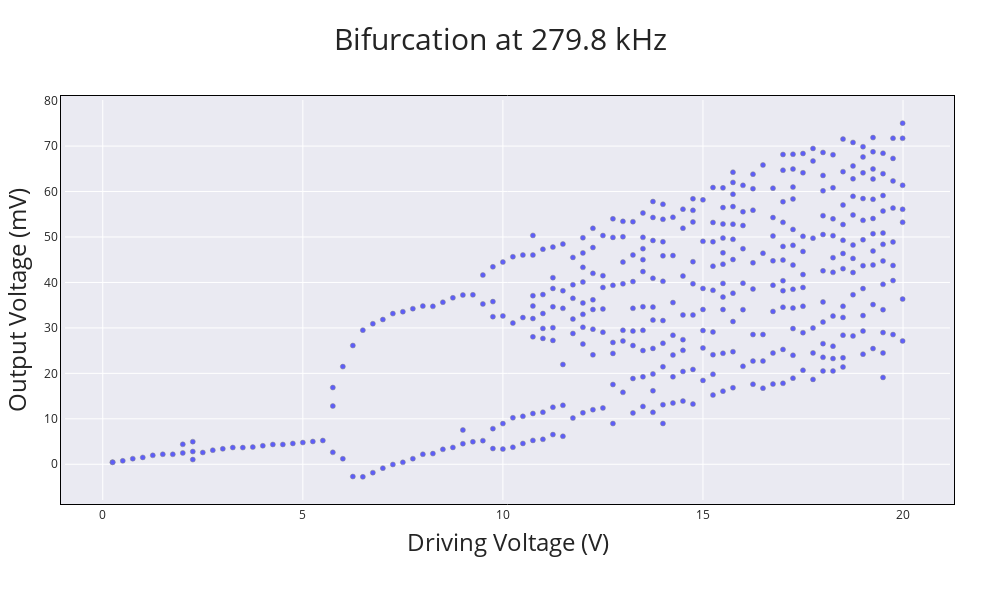

Notebook cell for this chart:
### Markdown cell above
# Bifurcation
- Plot for different thresholds (when we take two peaks as separate)
- this has an adaptive threshold given it goes haywire after 12 ish

** You can play around with this list. We will probably go with the [1, 2, 2, 3]**

### Code cell
# diff_l = [ [0.5, 1, 2, 2], [ 1, 2, 2, 3], [1.5, 3,5,5] , [1,1,1,1]]
diff_l = [ [0.5, 1, 2, 2] ]
i=0
for dist_list in diff_l: 
    results = run_all(file_path_ls,file_path_ls_2, folders, difference_list=dist_list)
    # results
    keys, vals , vals_len= [], [], []
    for k in results.keys():
        keys.append(float(k))
        vals.append(results.get(k))
        vals_len.append(len(results.get(k)))
    
    plt_lsx = []
    for j in range(len(vals)):
        ls = [vals[j][i] for i in range(len(vals[j])) ]
        for k in range(len(ls)):
            plt_lsx.append([float(keys[j]), ls[k]])

    x_axis = [i[0] for i in plt_lsx]  
    y_axis = np.asarray([i[1] for i in plt_lsx] ) 

    trace1 = go.Scatter(
        x = x_axis,
        y = y_axis,
        mode='markers ',   # scatter mode (more in UG section 1)
        opacity = .6,
        marker = dict(size = 5, color = 'blue', line=dict(width=0.5))
        )
    data = [trace1]

    layout = go.Layout(
        autosize=False,
        width=750,
        height=500,

        xaxis= go.layout.XAxis(linecolor = 'black',
                            linewidth = 1,
                            mirror = True,
                            titlefont=dict(size=12, color='red')),

        yaxis= go.layout.YAxis(linecolor = 'black',
                            linewidth = 1,
                            mirror = True,
                            titlefont=dict(size=300)),

        margin=go.layout.Margin(
            l=50,
            r=50,
            b=100,
            t=100,
            pad = 4
        )
    )
    fig = go.Figure(data=data, layout=layout)
    # fig.update_layout(title= 'threshold =' + str(dist_list) )
    fig.update_layout(yaxis_title="Output Voltage (mV)", xaxis_title="Driving Voltage (V)")

    fig.update_layout(width=1000,height=600)  
    fig.update_layout(title= 'Bifurcation at 279.8 kHz')
    fig.update_layout(title_font=dict(size=30))
    fig.update_xaxes(titlefont = dict(size = 24))
    fig.update_yaxes(titlefont = dict(size = 24))



    i = i+1
    # fig.write_image("Bifurcation{}.png".format(i))
    fig.write_image("everettBifurcation{}.png".format(i))
    fig.show()

### Figure 1 — Plotly figure (JSON) as saved in the notebook; plotly's stock layout.template omitted (floating-point values rounded to 4 significant figures; data arrays with more than 128 entries replaced by an {"elided": "..."} marker saying what was removed)
{"data": [{"marker": {"color": "blue", "line": {"width": 0.5}, "size": 5}, "mode": "markers", "opacity": 0.6, "type": "scatter", "x": {"elided": "407 float values"}, "y": {"elided": "407 float values"}}], "layout": {"autosize": false, "height": 600, "margin": {"b": 100, "l": 50, "pad": 4, "r": 50, "t": 100}, "title": {"font": {"size": 30}, "text": "Bifurcation at 279.8 kHz"}, "width": 1000, "xaxis": {"linecolor": "black", "linewidth": 1, "mirror": true, "title": {"font": {"size": 24}, "text": "Driving Voltage (V)"}}, "yaxis": {"linecolor": "black", "linewidth": 1, "mirror": true, "title": {"font": {"size": 24}, "text": "Output Voltage (mV)"}}}}
